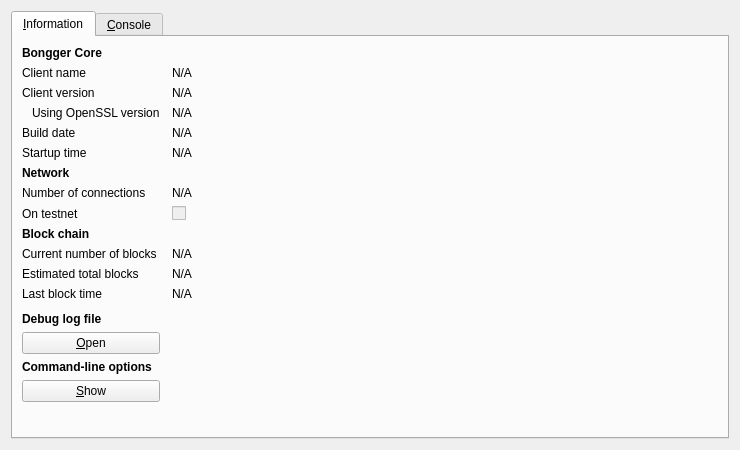
<?xml version="1.0" encoding="UTF-8"?>
<ui version="4.0">
 <class>RPCConsole</class>
 <widget class="QDialog" name="RPCConsole">
  <property name="geometry">
   <rect>
    <x>0</x>
    <y>0</y>
    <width>740</width>
    <height>450</height>
   </rect>
  </property>
  <property name="windowTitle">
   <string>Bongger - Debug window</string>
  </property>
  <layout class="QVBoxLayout" name="verticalLayout_2">
   <item>
    <widget class="QTabWidget" name="tabWidget">
     <property name="currentIndex">
      <number>0</number>
     </property>
     <widget class="QWidget" name="tab_info">
      <attribute name="title">
       <string>&amp;Information</string>
      </attribute>
      <layout class="QGridLayout" name="gridLayout" columnstretch="0,1">
       <property name="horizontalSpacing">
        <number>12</number>
       </property>
       <item row="0" column="0">
        <widget class="QLabel" name="label_9">
         <property name="font">
          <font>
           <weight>75</weight>
           <bold>true</bold>
          </font>
         </property>
         <property name="text">
          <string>Bongger Core</string>
         </property>
        </widget>
       </item>
       <item row="1" column="0">
        <widget class="QLabel" name="label_5">
         <property name="text">
          <string>Client name</string>
         </property>
        </widget>
       </item>
       <item row="1" column="1">
        <widget class="QLabel" name="clientName">
         <property name="cursor">
          <cursorShape>IBeamCursor</cursorShape>
         </property>
         <property name="text">
          <string>N/A</string>
         </property>
         <property name="textFormat">
          <enum>Qt::PlainText</enum>
         </property>
         <property name="textInteractionFlags">
          <set>Qt::LinksAccessibleByMouse|Qt::TextSelectableByKeyboard|Qt::TextSelectableByMouse</set>
         </property>
        </widget>
       </item>
       <item row="2" column="0">
        <widget class="QLabel" name="label_6">
         <property name="text">
          <string>Client version</string>
         </property>
        </widget>
       </item>
       <item row="2" column="1">
        <widget class="QLabel" name="clientVersion">
         <property name="cursor">
          <cursorShape>IBeamCursor</cursorShape>
         </property>
         <property name="text">
          <string>N/A</string>
         </property>
         <property name="textFormat">
          <enum>Qt::PlainText</enum>
         </property>
         <property name="textInteractionFlags">
          <set>Qt::LinksAccessibleByMouse|Qt::TextSelectableByKeyboard|Qt::TextSelectableByMouse</set>
         </property>
        </widget>
       </item>
       <item row="3" column="0">
        <widget class="QLabel" name="label_14">
         <property name="text">
          <string>Using OpenSSL version</string>
         </property>
         <property name="indent">
          <number>10</number>
         </property>
        </widget>
       </item>
       <item row="3" column="1">
        <widget class="QLabel" name="openSSLVersion">
         <property name="cursor">
          <cursorShape>IBeamCursor</cursorShape>
         </property>
         <property name="text">
          <string>N/A</string>
         </property>
         <property name="textFormat">
          <enum>Qt::PlainText</enum>
         </property>
         <property name="textInteractionFlags">
          <set>Qt::LinksAccessibleByMouse|Qt::TextSelectableByKeyboard|Qt::TextSelectableByMouse</set>
         </property>
        </widget>
       </item>
       <item row="4" column="0">
        <widget class="QLabel" name="label_12">
         <property name="text">
          <string>Build date</string>
         </property>
        </widget>
       </item>
       <item row="4" column="1">
        <widget class="QLabel" name="buildDate">
         <property name="cursor">
          <cursorShape>IBeamCursor</cursorShape>
         </property>
         <property name="text">
          <string>N/A</string>
         </property>
         <property name="textFormat">
          <enum>Qt::PlainText</enum>
         </property>
         <property name="textInteractionFlags">
          <set>Qt::LinksAccessibleByMouse|Qt::TextSelectableByKeyboard|Qt::TextSelectableByMouse</set>
         </property>
        </widget>
       </item>
       <item row="5" column="0">
        <widget class="QLabel" name="label_13">
         <property name="text">
          <string>Startup time</string>
         </property>
        </widget>
       </item>
       <item row="5" column="1">
        <widget class="QLabel" name="startupTime">
         <property name="cursor">
          <cursorShape>IBeamCursor</cursorShape>
         </property>
         <property name="text">
          <string>N/A</string>
         </property>
         <property name="textFormat">
          <enum>Qt::PlainText</enum>
         </property>
         <property name="textInteractionFlags">
          <set>Qt::LinksAccessibleByMouse|Qt::TextSelectableByKeyboard|Qt::TextSelectableByMouse</set>
         </property>
        </widget>
       </item>
       <item row="6" column="0">
        <widget class="QLabel" name="label_11">
         <property name="font">
          <font>
           <weight>75</weight>
           <bold>true</bold>
          </font>
         </property>
         <property name="text">
          <string>Network</string>
         </property>
        </widget>
       </item>
       <item row="7" column="0">
        <widget class="QLabel" name="label_7">
         <property name="text">
          <string>Number of connections</string>
         </property>
        </widget>
       </item>
       <item row="7" column="1">
        <widget class="QLabel" name="numberOfConnections">
         <property name="cursor">
          <cursorShape>IBeamCursor</cursorShape>
         </property>
         <property name="text">
          <string>N/A</string>
         </property>
         <property name="textFormat">
          <enum>Qt::PlainText</enum>
         </property>
         <property name="textInteractionFlags">
          <set>Qt::LinksAccessibleByMouse|Qt::TextSelectableByKeyboard|Qt::TextSelectableByMouse</set>
         </property>
        </widget>
       </item>
       <item row="8" column="0">
        <widget class="QLabel" name="label_8">
         <property name="text">
          <string>On testnet</string>
         </property>
        </widget>
       </item>
       <item row="8" column="1">
        <widget class="QCheckBox" name="isTestNet">
         <property name="enabled">
          <bool>false</bool>
         </property>
         <property name="text">
          <string/>
         </property>
        </widget>
       </item>
       <item row="9" column="0">
        <widget class="QLabel" name="label_10">
         <property name="font">
          <font>
           <weight>75</weight>
           <bold>true</bold>
          </font>
         </property>
         <property name="text">
          <string>Block chain</string>
         </property>
        </widget>
       </item>
       <item row="10" column="0">
        <widget class="QLabel" name="label_3">
         <property name="text">
          <string>Current number of blocks</string>
         </property>
        </widget>
       </item>
       <item row="10" column="1">
        <widget class="QLabel" name="numberOfBlocks">
         <property name="cursor">
          <cursorShape>IBeamCursor</cursorShape>
         </property>
         <property name="text">
          <string>N/A</string>
         </property>
         <property name="textFormat">
          <enum>Qt::PlainText</enum>
         </property>
         <property name="textInteractionFlags">
          <set>Qt::LinksAccessibleByMouse|Qt::TextSelectableByKeyboard|Qt::TextSelectableByMouse</set>
         </property>
        </widget>
       </item>
       <item row="11" column="0">
        <widget class="QLabel" name="label_4">
         <property name="text">
          <string>Estimated total blocks</string>
         </property>
        </widget>
       </item>
       <item row="11" column="1">
        <widget class="QLabel" name="totalBlocks">
         <property name="cursor">
          <cursorShape>IBeamCursor</cursorShape>
         </property>
         <property name="text">
          <string>N/A</string>
         </property>
         <property name="textFormat">
          <enum>Qt::PlainText</enum>
         </property>
         <property name="textInteractionFlags">
          <set>Qt::LinksAccessibleByMouse|Qt::TextSelectableByKeyboard|Qt::TextSelectableByMouse</set>
         </property>
        </widget>
       </item>
       <item row="12" column="0">
        <widget class="QLabel" name="label_2">
         <property name="text">
          <string>Last block time</string>
         </property>
        </widget>
       </item>
       <item row="12" column="1">
        <widget class="QLabel" name="lastBlockTime">
         <property name="cursor">
          <cursorShape>IBeamCursor</cursorShape>
         </property>
         <property name="text">
          <string>N/A</string>
         </property>
         <property name="textFormat">
          <enum>Qt::PlainText</enum>
         </property>
         <property name="textInteractionFlags">
          <set>Qt::LinksAccessibleByMouse|Qt::TextSelectableByKeyboard|Qt::TextSelectableByMouse</set>
         </property>
        </widget>
       </item>
       <item row="13" column="0">
        <spacer name="verticalSpacer_2">
         <property name="orientation">
          <enum>Qt::Vertical</enum>
         </property>
         <property name="sizeHint" stdset="0">
          <size>
           <width>20</width>
           <height>20</height>
          </size>
         </property>
        </spacer>
       </item>
       <item row="14" column="0">
        <widget class="QLabel" name="labelDebugLogfile">
         <property name="font">
          <font>
           <weight>75</weight>
           <bold>true</bold>
          </font>
         </property>
         <property name="text">
          <string>Debug log file</string>
         </property>
        </widget>
       </item>
       <item row="15" column="0">
        <widget class="QPushButton" name="openDebugLogfileButton">
         <property name="toolTip">
          <string>Open the Bongger debug log file from the current data directory. This can take a few seconds for large log files.</string>
         </property>
         <property name="text">
          <string>&amp;Open</string>
         </property>
         <property name="autoDefault">
          <bool>false</bool>
         </property>
        </widget>
       </item>
       <item row="16" column="0">
        <widget class="QLabel" name="labelCLOptions">
         <property name="font">
          <font>
           <weight>75</weight>
           <bold>true</bold>
          </font>
         </property>
         <property name="text">
          <string>Command-line options</string>
         </property>
        </widget>
       </item>
       <item row="17" column="0">
        <widget class="QPushButton" name="showCLOptionsButton">
         <property name="toolTip">
          <string>Show the Bongger-Qt help message to get a list with possible Bongger command-line options.</string>
         </property>
         <property name="text">
          <string>&amp;Show</string>
         </property>
         <property name="autoDefault">
          <bool>false</bool>
         </property>
        </widget>
       </item>
       <item row="18" column="0">
        <spacer name="verticalSpacer">
         <property name="orientation">
          <enum>Qt::Vertical</enum>
         </property>
         <property name="sizeHint" stdset="0">
          <size>
           <width>20</width>
           <height>40</height>
          </size>
         </property>
        </spacer>
       </item>
      </layout>
     </widget>
     <widget class="QWidget" name="tab_console">
      <attribute name="title">
       <string>&amp;Console</string>
      </attribute>
      <layout class="QVBoxLayout" name="verticalLayout_3">
       <property name="spacing">
        <number>3</number>
       </property>
       <item>
        <widget class="QTextEdit" name="messagesWidget">
         <property name="minimumSize">
          <size>
           <width>0</width>
           <height>100</height>
          </size>
         </property>
         <property name="readOnly">
          <bool>true</bool>
         </property>
         <property name="tabKeyNavigation" stdset="0">
          <bool>false</bool>
         </property>
         <property name="columnCount" stdset="0">
          <number>2</number>
         </property>
        </widget>
       </item>
       <item>
        <layout class="QHBoxLayout" name="horizontalLayout">
         <property name="spacing">
          <number>3</number>
         </property>
         <item>
          <widget class="QLabel" name="label">
           <property name="text">
            <string notr="true">&gt;</string>
           </property>
          </widget>
         </item>
         <item>
          <widget class="QLineEdit" name="lineEdit"/>
         </item>
         <item>
          <widget class="QPushButton" name="clearButton">
           <property name="maximumSize">
            <size>
             <width>24</width>
             <height>24</height>
            </size>
           </property>
           <property name="toolTip">
            <string>Clear console</string>
           </property>
           <property name="text">
            <string/>
           </property>
           <property name="icon">
            <iconset resource="../bitcoin.qrc">
             <normaloff>:/icons/remove</normaloff>:/icons/remove</iconset>
           </property>
           <property name="shortcut">
            <string notr="true">Ctrl+L</string>
           </property>
           <property name="autoDefault">
            <bool>false</bool>
           </property>
          </widget>
         </item>
        </layout>
       </item>
      </layout>
     </widget>
    </widget>
   </item>
  </layout>
 </widget>
 <resources>
  <include location="../bitcoin.qrc"/>
 </resources>
 <connections/>
</ui>
